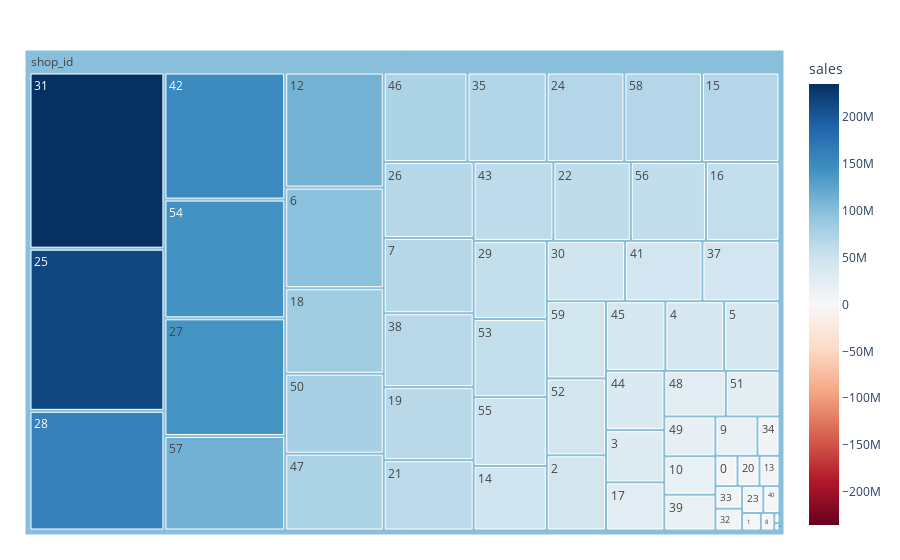
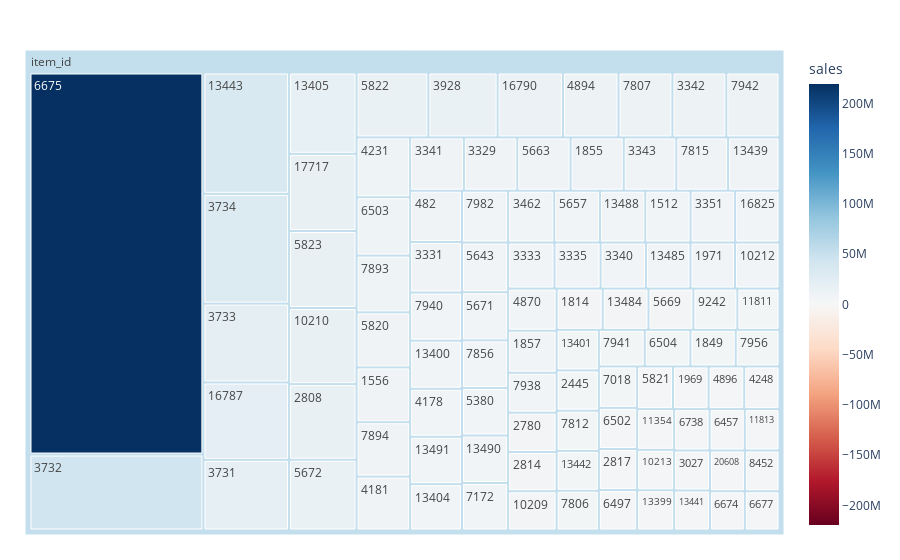
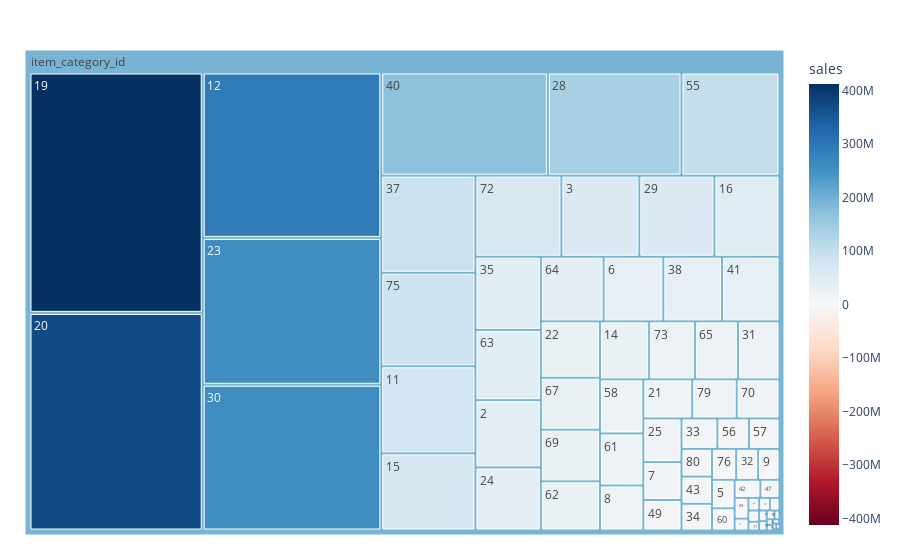

Notebook source saved alongside these figures, in order:
### Markdown cell above
#### Getting top of each category

### Code cell
for i in ['shop_id', 'item_id', 'item_category_id']:
    print('Unique ' + i + 's ' + str(train[i].nunique()))
    groupDf = train.groupby([i], as_index = False).sum()[[i, 'sales']].sort_values(['sales'], ascending = False)
    groupDf['prec_sales'] = np.round(groupDf['sales']*100/groupDf['sales'].sum(),2)
    groupDf['prec_sales_cumsum'] = groupDf['prec_sales'].cumsum()
    groupDf['prec_sales_cumsum_flag'] = [1 if prec < 80 else 0 for prec in groupDf['prec_sales_cumsum']]
    print(i + 's Constributing to 80% of Sales : ' + str(round(groupDf['prec_sales_cumsum_flag'].sum()*100/groupDf['prec_sales_cumsum_flag'].count(),2)) + '%')
    if groupDf.shape[0] > 100:
        groupDf = groupDf.iloc[range(0,100),]
    groupDf = groupDf[groupDf['sales']!=0]
    fig = px.treemap(groupDf, path=[px.Constant(i), i], values='sales',
                    color = 'sales', hover_data=['prec_sales'],
                  color_continuous_scale='RdBu',
                  color_continuous_midpoint=np.average(groupDf[i], weights=groupDf[i]))
    fig.update_layout(margin = dict(t=50, l=25, r=25, b=25))
    fig.show()

### Figure 1 — Plotly figure (JSON) as saved in the notebook; plotly's stock layout.template omitted (floating-point values rounded to 4 significant figures)
{"data": [{"branchvalues": "total", "customdata": [[0.2, 6637370], [0.1, 3238207], [1.3, 44050000.0], [0.89, 30140000.0], [1.19, 40540000.0], [1.12, 38160000.0], [2.89, 98070000.0], [1.97, 66960000.0], [0.07, 2349358], [0.48, 16370000.0], [0.57, 19410000.0], [0.02, 521700.0], [3.3, 112200000.0], [0.18, 6006000.0], [1.38, 46740000.0], [2.02, 68710000.0], [1.69, 57440000.0], [0.82, 27780000.0], [2.45, 83390000.0], [1.91, 64950000.0], [0.19, 6600000.0], [1.84, 62580000.0], [1.78, 60440000.0], [0.17, 5622000.0], [2.02, 68810000.0], [6.37, 216500000.0], [1.99, 67550000.0], [4.14, 140600000.0], [4.7, 159700000.0], [1.66, 56550000.0], [1.37, 46700000.0], [6.92, 235200000.0], [0.17, 5773000.0], [0.18, 5949000.0], [0.25, 8583000.0], [2.07, 70200000.0], [0.01, 377714], [1.35, 45970000.0], [1.93, 65770000.0], [0.53, 18090000.0], [0.13, 4294000.0], [1.36, 46090000.0], [4.47, 151900000.0], [1.83, 62220000.0], [1.01, 34200000.0], [1.2, 40920000.0], [2.18, 74190000.0], [2.2, 74880000.0], [0.82, 27710000.0], [0.59, 20140000.0], [2.29, 77950000.0], [0.71, 24210000.0], [1.33, 45050000.0], [1.66, 56510000.0], [4.18, 141900000.0], [1.46, 49790000.0], [1.72, 58610000.0], [3.32, 113000000.0], [2.02, 68740000.0], [1.33, 45230000.0], ["(?)", 99700000.0]], "domain": {"x": [0, 1], "y": [0, 1]}, "hovertemplate": "labels=%{label}<br>sales_sum=%{value}<br>parent=%{parent}<br>id=%{id}<br>prec_sales=%{customdata[0]}<br>sales=%{color}<extra></extra>", "ids": ["shop_id/0", "shop_id/1", "shop_id/2", "shop_id/3", "shop_id/4", "shop_id/5", "shop_id/6", "shop_id/7", "shop_id/8", "shop_id/9", "shop_id/10", "shop_id/11", "shop_id/12", "shop_id/13", "shop_id/14", "shop_id/15", "shop_id/16", "shop_id/17", "shop_id/18", "shop_id/19", "shop_id/20", "shop_id/21", "shop_id/22", "shop_id/23", "shop_id/24", "shop_id/25", "shop_id/26", "shop_id/27", "shop_id/28", "shop_id/29", "shop_id/30", "shop_id/31", "shop_id/32", "shop_id/33", "shop_id/34", "shop_id/35", "shop_id/36", "shop_id/37", "shop_id/38", "shop_id/39", "shop_id/40", "shop_id/41", "shop_id/42", "shop_id/43", "shop_id/44", "shop_id/45", "shop_id/46", "shop_id/47", "shop_id/48", "shop_id/49", "shop_id/50", "shop_id/51", "shop_id/52", "shop_id/53", "shop_id/54", "shop_id/55", "shop_id/56", "shop_id/57", "shop_id/58", "shop_id/59", "shop_id"], "labels": ["0", "1", "2", "3", "4", "5", "6", "7", "8", "9", "10", "11", "12", "13", "14", "15", "16", "17", "18", "19", "20", "21", "22", "23", "24", "25", "26", "27", "28", "29", "30", "31", "32", "33", "34", "35", "36", "37", "38", "39", "40", "41", "42", "43", "44", "45", "46", "47", "48", "49", "50", "51", "52", "53", "54", "55", "56", "57", "58", "59", "shop_id"], "marker": {"coloraxis": "coloraxis", "colors": [6637370, 3238207, 44050000.0, 30140000.0, 40540000.0, 38160000.0, 98070000.0, 66960000.0, 2349358, 16370000.0, 19410000.0, 521700.0, 112200000.0, 6006000.0, 46740000.0, 68710000.0, 57440000.0, 27780000.0, 83390000.0, 64950000.0, 6600000.0, 62580000.0, 60440000.0, 5622000.0, 68810000.0, 216500000.0, 67550000.0, 140600000.0, 159700000.0, 56550000.0, 46700000.0, 235200000.0, 5773000.0, 5949000.0, 8583000.0, 70200000.0, 377714, 45970000.0, 65770000.0, 18090000.0, 4294000.0, 46090000.0, 151900000.0, 62220000.0, 34200000.0, 40920000.0, 74190000.0, 74880000.0, 27710000.0, 20140000.0, 77950000.0, 24210000.0, 45050000.0, 56510000.0, 141900000.0, 49790000.0, 58610000.0, 113000000.0, 68740000.0, 45230000.0, 99700000.0]}, "name": "", "parents": ["shop_id", "shop_id", "shop_id", "shop_id", "shop_id", "shop_id", "shop_id", "shop_id", "shop_id", "shop_id", "shop_id", "shop_id", "shop_id", "shop_id", "shop_id", "shop_id", "shop_id", "shop_id", "shop_id", "shop_id", "shop_id", "shop_id", "shop_id", "shop_id", "shop_id", "shop_id", "shop_id", "shop_id", "shop_id", "shop_id", "shop_id", "shop_id", "shop_id", "shop_id", "shop_id", "shop_id", "shop_id", "shop_id", "shop_id", "shop_id", "shop_id", "shop_id", "shop_id", "shop_id", "shop_id", "shop_id", "shop_id", "shop_id", "shop_id", "shop_id", "shop_id", "shop_id", "shop_id", "shop_id", "shop_id", "shop_id", "shop_id", "shop_id", "shop_id", "shop_id", ""], "type": "treemap", "values": [6637370, 3238207, 44050000.0, 30140000.0, 40540000.0, 38160000.0, 98070000.0, 66960000.0, 2349358, 16370000.0, 19410000.0, 521700.0, 112200000.0, 6006000.0, 46740000.0, 68710000.0, 57440000.0, 27780000.0, 83390000.0, 64950000.0, 6600000.0, 62580000.0, 60440000.0, 5622000.0, 68810000.0, 216500000.0, 67550000.0, 140600000.0, 159700000.0, 56550000.0, 46700000.0, 235200000.0, 5773000.0, 5949000.0, 8583000.0, 70200000.0, 377714, 45970000.0, 65770000.0, 18090000.0, 4294000.0, 46090000.0, 151900000.0, 62220000.0, 34200000.0, 40920000.0, 74190000.0, 74880000.0, 27710000.0, 20140000.0, 77950000.0, 24210000.0, 45050000.0, 56510000.0, 141900000.0, 49790000.0, 58610000.0, 113000000.0, 68740000.0, 45230000.0, 3399000000.0]}], "layout": {"coloraxis": {"cmid": 39.67, "colorbar": {"title": {"text": "sales"}}, "colorscale": [[0, "rgb(103,0,31)"], [0.1, "rgb(178,24,43)"], [0.2, "rgb(214,96,77)"], [0.3, "rgb(244,165,130)"], [0.4, "rgb(253,219,199)"], [0.5, "rgb(247,247,247)"], [0.6, "rgb(209,229,240)"], [0.7, "rgb(146,197,222)"], [0.8, "rgb(67,147,195)"], [0.9, "rgb(33,102,172)"], [1, "rgb(5,48,97)"]]}, "legend": {"tracegroupgap": 0}, "margin": {"b": 25, "l": 25, "r": 25, "t": 50}}}

### Figure 2 — Plotly figure (JSON) as saved in the notebook; plotly's stock layout.template omitted (floating-point values rounded to 4 significant figures; data arrays with more than 128 entries replaced by an {"elided": "..."} marker saying what was removed)
{"data": [{"branchvalues": "total", "customdata": {"elided": "101x2 mixed values"}, "domain": {"x": [0, 1], "y": [0, 1]}, "hovertemplate": "labels=%{label}<br>sales_sum=%{value}<br>parent=%{parent}<br>id=%{id}<br>prec_sales=%{customdata[0]}<br>sales=%{color}<extra></extra>", "ids": ["item_id/482", "item_id/1512", "item_id/1556", "item_id/1814", "item_id/1849", "item_id/1855", "item_id/1857", "item_id/1969", "item_id/1971", "item_id/2445", "item_id/2780", "item_id/2808", "item_id/2814", "item_id/2817", "item_id/3027", "item_id/3329", "item_id/3331", "item_id/3333", "item_id/3335", "item_id/3340", "item_id/3341", "item_id/3342", "item_id/3343", "item_id/3351", "item_id/3462", "item_id/3731", "item_id/3732", "item_id/3733", "item_id/3734", "item_id/3928", "item_id/4178", "item_id/4181", "item_id/4231", "item_id/4248", "item_id/4870", "item_id/4894", "item_id/4896", "item_id/5380", "item_id/5643", "item_id/5657", "item_id/5663", "item_id/5669", "item_id/5671", "item_id/5672", "item_id/5820", "item_id/5821", "item_id/5822", "item_id/5823", "item_id/6457", "item_id/6497", "item_id/6502", "item_id/6503", "item_id/6504", "item_id/6674", "item_id/6675", "item_id/6677", "item_id/6738", "item_id/7018", "item_id/7172", "item_id/7806", "item_id/7807", "item_id/7812", "item_id/7815", "item_id/7856", "item_id/7893", "item_id/7894", "item_id/7938", "item_id/7940", "item_id/7941", "item_id/7942", "item_id/7956", "item_id/7982", "item_id/8452", "item_id/9242", "item_id/10209", "item_id/10210", "item_id/10212", "item_id/10213", "item_id/11354", "item_id/11811", "item_id/11813", "item_id/13399", "item_id/13400", "item_id/13401", "item_id/13404", "item_id/13405", "item_id/13439", "item_id/13441", "item_id/13442", "item_id/13443", "item_id/13484", "item_id/13485", "item_id/13488", "item_id/13490", "item_id/13491", "item_id/16787", "item_id/16790", "item_id/16825", "item_id/17717", "item_id/20608", "item_id"], "labels": ["482", "1512", "1556", "1814", "1849", "1855", "1857", "1969", "1971", "2445", "2780", "2808", "2814", "2817", "3027", "3329", "3331", "3333", "3335", "3340", "3341", "3342", "3343", "3351", "3462", "3731", "3732", "3733", "3734", "3928", "4178", "4181", "4231", "4248", "4870", "4894", "4896", "5380", "5643", "5657", "5663", "5669", "5671", "5672", "5820", "5821", "5822", "5823", "6457", "6497", "6502", "6503", "6504", "6674", "6675", "6677", "6738", "7018", "7172", "7806", "7807", "7812", "7815", "7856", "7893", "7894", "7938", "7940", "7941", "7942", "7956", "7982", "8452", "9242", "10209", "10210", "10212", "10213", "11354", "11811", "11813", "13399", "13400", "13401", "13404", "13405", "13439", "13441", "13442", "13443", "13484", "13485", "13488", "13490", "13491", "16787", "16790", "16825", "17717", "20608", "item_id"], "marker": {"coloraxis": "coloraxis", "colors": [8764000.0, 7744000.0, 9693000.0, 6285000.0, 5468000.0, 9357000.0, 6740000.0, 5021000.0, 6772000.0, 5624000.0, 6296000.0, 16850000.0, 6287000.0, 5198000.0, 4735000.0, 9396000.0, 8652000.0, 7059000.0, 7012000.0, 6891000.0, 9472000.0, 11550000.0, 9267000.0, 7625000.0, 7893000.0, 19980000.0, 43620000.0, 22300000.0, 31070000.0, 14840000.0, 8206000.0, 9536000.0, 10600000.0, 4973000.0, 6744000.0, 11900000.0, 5019000.0, 7258000.0, 7583000.0, 7816000.0, 9384000.0, 6126000.0, 7337000.0, 15770000.0, 9746000.0, 5061000.0, 15410000.0, 17150000.0, 4809000.0, 5106000.0, 5198000.0, 10320000.0, 5514000.0, 4517000.0, 219400000.0, 4495000.0, 4843000.0, 5237000.0, 7241000.0, 5538000.0, 11560000.0, 5609000.0, 9106000.0, 7260000.0, 10040000.0, 9628000.0, 6388000.0, 8237000.0, 5532000.0, 11390000.0, 5282000.0, 7902000.0, 4658000.0, 5994000.0, 6286000.0, 16970000.0, 6768000.0, 4941000.0, 4972000.0, 5740000.0, 4741000.0, 4916000.0, 8228000.0, 5654000.0, 7932000.0, 18130000.0, 9053000.0, 4726000.0, 5565000.0, 34330000.0, 6237000.0, 6779882, 7753000.0, 7243000.0, 8103000.0, 21910000.0, 14010000.0, 7587000.0, 17200000.0, 4710000.0, 53320000.0]}, "name": "", "parents": ["item_id", "item_id", "item_id", "item_id", "item_id", "item_id", "item_id", "item_id", "item_id", "item_id", "item_id", "item_id", "item_id", "item_id", "item_id", "item_id", "item_id", "item_id", "item_id", "item_id", "item_id", "item_id", "item_id", "item_id", "item_id", "item_id", "item_id", "item_id", "item_id", "item_id", "item_id", "item_id", "item_id", "item_id", "item_id", "item_id", "item_id", "item_id", "item_id", "item_id", "item_id", "item_id", "item_id", "item_id", "item_id", "item_id", "item_id", "item_id", "item_id", "item_id", "item_id", "item_id", "item_id", "item_id", "item_id", "item_id", "item_id", "item_id", "item_id", "item_id", "item_id", "item_id", "item_id", "item_id", "item_id", "item_id", "item_id", "item_id", "item_id", "item_id", "item_id", "item_id", "item_id", "item_id", "item_id", "item_id", "item_id", "item_id", "item_id", "item_id", "item_id", "item_id", "item_id", "item_id", "item_id", "item_id", "item_id", "item_id", "item_id", "item_id", "item_id", "item_id", "item_id", "item_id", "item_id", "item_id", "item_id", "item_id", "item_id", "item_id", ""], "type": "treemap", "values": [8764000.0, 7744000.0, 9693000.0, 6285000.0, 5468000.0, 9357000.0, 6740000.0, 5021000.0, 6772000.0, 5624000.0, 6296000.0, 16850000.0, 6287000.0, 5198000.0, 4735000.0, 9396000.0, 8652000.0, 7059000.0, 7012000.0, 6891000.0, 9472000.0, 11550000.0, 9267000.0, 7625000.0, 7893000.0, 19980000.0, 43620000.0, 22300000.0, 31070000.0, 14840000.0, 8206000.0, 9536000.0, 10600000.0, 4973000.0, 6744000.0, 11900000.0, 5019000.0, 7258000.0, 7583000.0, 7816000.0, 9384000.0, 6126000.0, 7337000.0, 15770000.0, 9746000.0, 5061000.0, 15410000.0, 17150000.0, 4809000.0, 5106000.0, 5198000.0, 10320000.0, 5514000.0, 4517000.0, 219400000.0, 4495000.0, 4843000.0, 5237000.0, 7241000.0, 5538000.0, 11560000.0, 5609000.0, 9106000.0, 7260000.0, 10040000.0, 9628000.0, 6388000.0, 8237000.0, 5532000.0, 11390000.0, 5282000.0, 7902000.0, 4658000.0, 5994000.0, 6286000.0, 16970000.0, 6768000.0, 4941000.0, 4972000.0, 5740000.0, 4741000.0, 4916000.0, 8228000.0, 5654000.0, 7932000.0, 18130000.0, 9053000.0, 4726000.0, 5565000.0, 34330000.0, 6237000.0, 6779882, 7753000.0, 7243000.0, 8103000.0, 21910000.0, 14010000.0, 7587000.0, 17200000.0, 4710000.0, 1134000000.0]}], "layout": {"coloraxis": {"cmid": 9873.0, "colorbar": {"title": {"text": "sales"}}, "colorscale": [[0, "rgb(103,0,31)"], [0.1, "rgb(178,24,43)"], [0.2, "rgb(214,96,77)"], [0.3, "rgb(244,165,130)"], [0.4, "rgb(253,219,199)"], [0.5, "rgb(247,247,247)"], [0.6, "rgb(209,229,240)"], [0.7, "rgb(146,197,222)"], [0.8, "rgb(67,147,195)"], [0.9, "rgb(33,102,172)"], [1, "rgb(5,48,97)"]]}, "legend": {"tracegroupgap": 0}, "margin": {"b": 25, "l": 25, "r": 25, "t": 50}}}

### Figure 3 — Plotly figure (JSON) as saved in the notebook; plotly's stock layout.template omitted (floating-point values rounded to 4 significant figures; data arrays with more than 128 entries replaced by an {"elided": "..."} marker saying what was removed)
{"data": [{"branchvalues": "total", "customdata": {"elided": "85x2 mixed values"}, "domain": {"x": [0, 1], "y": [0, 1]}, "hovertemplate": "labels=%{label}<br>sales_sum=%{value}<br>parent=%{parent}<br>id=%{id}<br>prec_sales=%{customdata[0]}<br>sales=%{color}<extra></extra>", "ids": ["item_category_id/0", "item_category_id/1", "item_category_id/2", "item_category_id/3", "item_category_id/4", "item_category_id/5", "item_category_id/6", "item_category_id/7", "item_category_id/8", "item_category_id/9", "item_category_id/10", "item_category_id/11", "item_category_id/12", "item_category_id/13", "item_category_id/14", "item_category_id/15", "item_category_id/16", "item_category_id/17", "item_category_id/18", "item_category_id/19", "item_category_id/20", "item_category_id/21", "item_category_id/22", "item_category_id/23", "item_category_id/24", "item_category_id/25", "item_category_id/26", "item_category_id/27", "item_category_id/28", "item_category_id/29", "item_category_id/30", "item_category_id/31", "item_category_id/32", "item_category_id/33", "item_category_id/34", "item_category_id/35", "item_category_id/36", "item_category_id/37", "item_category_id/38", "item_category_id/39", "item_category_id/40", "item_category_id/41", "item_category_id/42", "item_category_id/43", "item_category_id/44", "item_category_id/45", "item_category_id/46", "item_category_id/47", "item_category_id/48", "item_category_id/49", "item_category_id/50", "item_category_id/51", "item_category_id/52", "item_category_id/53", "item_category_id/54", "item_category_id/55", "item_category_id/56", "item_category_id/57", "item_category_id/58", "item_category_id/59", "item_category_id/60", "item_category_id/61", "item_category_id/62", "item_category_id/63", "item_category_id/64", "item_category_id/65", "item_category_id/66", "item_category_id/67", "item_category_id/68", "item_category_id/69", "item_category_id/70", "item_category_id/71", "item_category_id/72", "item_category_id/73", "item_category_id/74", "item_category_id/75", "item_category_id/76", "item_category_id/77", "item_category_id/78", "item_category_id/79", "item_category_id/80", "item_category_id/81", "item_category_id/82", "item_category_id/83", "item_category_id"], "labels": ["0", "1", "2", "3", "4", "5", "6", "7", "8", "9", "10", "11", "12", "13", "14", "15", "16", "17", "18", "19", "20", "21", "22", "23", "24", "25", "26", "27", "28", "29", "30", "31", "32", "33", "34", "35", "36", "37", "38", "39", "40", "41", "42", "43", "44", "45", "46", "47", "48", "49", "50", "51", "52", "53", "54", "55", "56", "57", "58", "59", "60", "61", "62", "63", "64", "65", "66", "67", "68", "69", "70", "71", "72", "73", "74", "75", "76", "77", "78", "79", "80", "81", "82", "83", "item_category_id"], "marker": {"coloraxis": "coloraxis", "colors": [263.4, 431, 43560000.0, 62550000.0, 1332000.0, 6385000.0, 38220000.0, 14330000.0, 19310000.0, 6539000.0, 1998, 81120000.0, 292200000.0, 1626000.0, 28240000.0, 71880000.0, 52230000.0, 699800.0, 3828.0, 412100000.0, 373000000.0, 18910000.0, 32940000.0, 259600000.0, 40810000.0, 16500000.0, 18320.0, 5422, 136400000.0, 60220000.0, 257500000.0, 23820000.0, 6706100, 10790000.0, 8068000.0, 47370000.0, 16000, 90480000.0, 37560000.0, 281500.0, 169900000.0, 36720000.0, 4620000.0, 8218000.0, 37619, 1348000.0, 4502, 3415000.0, 1654, 11500000.0, 58, 129, 300, 847, 1199632, 100000000.0, 9500000.0, 9199000.0, 23220000.0, 2826000.0, 4956000.0, 22320000.0, 28730000.0, 45460000.0, 40110000.0, 24730000.0, 442300.0, 30380000.0, 332243, 30210000.0, 16560000.0, 934200.0, 68950000.0, 26240000.0, 199808, 87090000.0, 7392000.0, 792500.0, 683492, 17200000.0, 8361000.0, 175741, 336300.0, 1189000.0, 191800000.0]}, "name": "", "parents": ["item_category_id", "item_category_id", "item_category_id", "item_category_id", "item_category_id", "item_category_id", "item_category_id", "item_category_id", "item_category_id", "item_category_id", "item_category_id", "item_category_id", "item_category_id", "item_category_id", "item_category_id", "item_category_id", "item_category_id", "item_category_id", "item_category_id", "item_category_id", "item_category_id", "item_category_id", "item_category_id", "item_category_id", "item_category_id", "item_category_id", "item_category_id", "item_category_id", "item_category_id", "item_category_id", "item_category_id", "item_category_id", "item_category_id", "item_category_id", "item_category_id", "item_category_id", "item_category_id", "item_category_id", "item_category_id", "item_category_id", "item_category_id", "item_category_id", "item_category_id", "item_category_id", "item_category_id", "item_category_id", "item_category_id", "item_category_id", "item_category_id", "item_category_id", "item_category_id", "item_category_id", "item_category_id", "item_category_id", "item_category_id", "item_category_id", "item_category_id", "item_category_id", "item_category_id", "item_category_id", "item_category_id", "item_category_id", "item_category_id", "item_category_id", "item_category_id", "item_category_id", "item_category_id", "item_category_id", "item_category_id", "item_category_id", "item_category_id", "item_category_id", "item_category_id", "item_category_id", "item_category_id", "item_category_id", "item_category_id", "item_category_id", "item_category_id", "item_category_id", "item_category_id", "item_category_id", "item_category_id", "item_category_id", ""], "type": "treemap", "values": [263.4, 431, 43560000.0, 62550000.0, 1332000.0, 6385000.0, 38220000.0, 14330000.0, 19310000.0, 6539000.0, 1998, 81120000.0, 292200000.0, 1626000.0, 28240000.0, 71880000.0, 52230000.0, 699800.0, 3828.0, 412100000.0, 373000000.0, 18910000.0, 32940000.0, 259600000.0, 40810000.0, 16500000.0, 18320.0, 5422, 136400000.0, 60220000.0, 257500000.0, 23820000.0, 6706100, 10790000.0, 8068000.0, 47370000.0, 16000, 90480000.0, 37560000.0, 281500.0, 169900000.0, 36720000.0, 4620000.0, 8218000.0, 37619, 1348000.0, 4502, 3415000.0, 1654, 11500000.0, 58, 129, 300, 847, 1199632, 100000000.0, 9500000.0, 9199000.0, 23220000.0, 2826000.0, 4956000.0, 22320000.0, 28730000.0, 45460000.0, 40110000.0, 24730000.0, 442300.0, 30380000.0, 332243, 30210000.0, 16560000.0, 934200.0, 68950000.0, 26240000.0, 199808, 87090000.0, 7392000.0, 792500.0, 683492, 17200000.0, 8361000.0, 175741, 336300.0, 1189000.0, 3399000000.0]}], "layout": {"coloraxis": {"cmid": 55.67, "colorbar": {"title": {"text": "sales"}}, "colorscale": [[0, "rgb(103,0,31)"], [0.1, "rgb(178,24,43)"], [0.2, "rgb(214,96,77)"], [0.3, "rgb(244,165,130)"], [0.4, "rgb(253,219,199)"], [0.5, "rgb(247,247,247)"], [0.6, "rgb(209,229,240)"], [0.7, "rgb(146,197,222)"], [0.8, "rgb(67,147,195)"], [0.9, "rgb(33,102,172)"], [1, "rgb(5,48,97)"]]}, "legend": {"tracegroupgap": 0}, "margin": {"b": 25, "l": 25, "r": 25, "t": 50}}}
